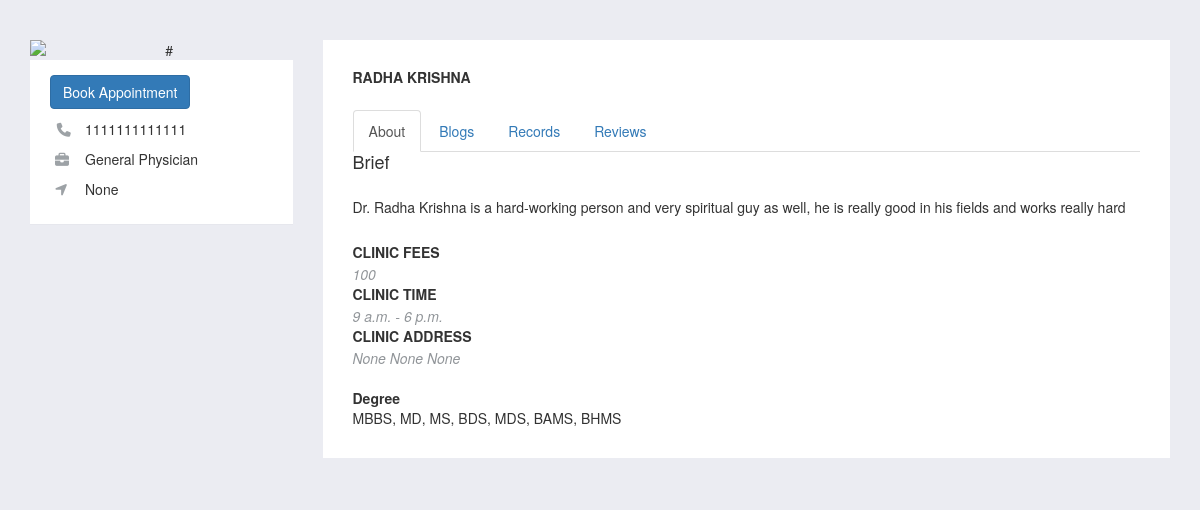
/home/doc_profile/3, run on the app's committed database.
### doctor/models.py (models this page shows, shortened)
class Doctor(models.Model):
    GENDER_CHOICES = (
        ("M", "Male"),
        ("F", "Female"),
        ("O", "Other"),
    )
    PATIENT = 1
    DOCTOR = 2
    ADMIN = 3
    ROLE_CHOICES = (
        (PATIENT, "Patient"),
        (DOCTOR, "Doctor"),
        (ADMIN, "Admin"),
    )
    role = models.PositiveSmallIntegerField(
        choices=ROLE_CHOICES, default=DOCTOR, null=True, blank=True
    )
    user = models.OneToOneField(User, on_delete=models.CASCADE)
    department = models.ForeignKey(Departments, on_delete=models.CASCADE)
    clinic = models.CharField(
        max_length=100, null=True, blank=True
    )  # if hospital is Null , then clinic jrur hoga, apply validation
    open_time = models.TimeField(
        default="09:00", help_text="09:00", null=True, blank=True
    )
    close_time = models.TimeField(
        default="15:00", help_text="09:00", null=True, blank=True
    )
    gender = models.CharField(
        max_length=1, choices=GENDER_CHOICES, null=True, blank=True
    )
    degree = models.ManyToManyField(Degree)
    fees = models.IntegerField(default=100, null=True, blank=True)
    mobile = models.CharField(max_length=20, null=False)
    date_of_birth = models.DateField(default="07/16/1997", null=True, blank=True)
    address = models.CharField(max_length=100, null=True, blank=True)
    city = models.CharField(max_length=100, null=True, blank=True)
    state = models.CharField(max_length=100, null=True, blank=True)
    rating = models.IntegerField(default=0)
    cnt = models.IntegerField(default=0)
    """
    profile_pic= models.ImageField(upload_to='profile_pic/DoctorProfilePic/',null=True,blank=True)
    """
    def __str__(self):
        return self.user.get_full_name()
    @property
    def get_rating(self):
        if self.cnt == 0:
            return 0
        return self.rating / self.cnt
    @property
    def get_degree(self):
        l = []
        for i in self.degree.all():
            l.append(i.name)
        return ", ".join(map(str, l))

class Degree(models.Model):
    name = models.CharField(max_length=100)

### home/models.py (models this page shows)
class Departments(models.Model):
    departments = [
        ("General Physician", "General Physician"),
        ("InfectiousDisease Physician", "InfectiousDisease Physician"),
        ("Anesthesiologists", "Anesthesiologists"),
        ("Pulmonologist", "Pulmonologist"),
        ("Cardiologist", "Cardiologist"),
        ("Neurologist", "Neurologist"),
        ("Allergists", "Allergists"),
        ("Dermatologists", "Dermatologists"),
        ("Ayurveda", "Ayurveda"),
        ("Homoeopath", "Homoeopath"),
        ("Dentist", "Dentist"),
    ]
    name = models.CharField(
        max_length=50, choices=departments, default="General Physician"
    )
    about = models.CharField(max_length=512, null=True, blank=True)
    url = models.URLField(
        max_length=250,
        default="https://www.imsanz.org.au/about-us/what-is-a-general-physician",
    )
    def __str__(self):
        return self.name

### doctor/views.py (the view)
# urls.py: path("doc_profile/<int:pk>", dv.doc_profile, name="doc_profile"),
def doc_profile(request, pk):
    doctor = Doctor.objects.get(id=pk)
    trecords = BookAppointment.objects.filter(doctor_id=pk).filter(
        appointment_date__gte=datetime.date.today()
    )
    for record in trecords:
        print(
            "LALALAL", record, record.patient_id, record.get_doctor, record.get_patient
        )
    today_appointment_cnt = len(
        BookAppointment.objects.filter(
            appointment_date__gte=datetime.date.today()
        ).filter(doctor_id=pk)
    )
    arecords = BookAppointment.objects.filter(doctor_id=pk)[::-1]
    reviews = Review.objects.all().filter(doctor_id=doctor.id)
    print("ALL REVIEWS", Review.objects.all())
    print("REVIEWS", reviews)
    try:
        status = request.GET["aor"]
        record_id = int(status[:-1])
        print("STATUS", status)
        record = BookAppointment.objects.get(id=record_id)
        if status[-1] == "a":
            print("BEFORE", record.status)
            record.status = 1
            record.save()
            print("AFTER", record.status)
        else:
            record.delete()
    except:
        status = None
    d = {
        "doctor": doctor,
        "trecords": trecords,
        "arecords": arecords,
        "today_appointment_cnt": today_appointment_cnt,
        "reviews": reviews,
    }
    return render(request, "doctor/doc_profile.html", d)

### templates/doctor/doc_profile.html (shortened to what this page needs)
{% load static %}
<!DOCTYPE html>
<html lang="en">
<head>
    <link href="https://netdna.bootstrapcdn.com/bootstrap/3.3.6/css/bootstrap.min.css" rel="stylesheet">
    <link href="{% static 'css/appointment_record_doc.css' %}" rel="stylesheet">
    <link href="https://maxcdn.bootstrapcdn.com/font-awesome/4.3.0/css/font-awesome.min.css" rel="stylesheet">
</head>
<body>
<div class="container">
	<div class="row">
		<div class="col-xs-12 col-md-4 col-lg-3">
			<div class="userProfileInfo">
				<div class="image text-center">
					<img src="https://bootdey.com/img/Content/avatar/avatar6.png" alt="#" class="img-responsive">
				</div>
				<div class="box">
					<div class="info">
                  <a class="btn btn-primary" href="{% url 'book_appointment_doc' doctor.id %}" role="button">Book Appointment</a>
						<span><i class="fa fa-fw fa-phone"></i>{{doctor.mobile}}</span>
						<span><i class="fa fa-briefcase"></i>{{doctor.department}}</span>
						<span><i class="fa fa-location-arrow"></i>{{doctor.address}}</span>
					</div>
				</div>
			</div>
		</div>
		<div class="col-xs-12 col-md-8 col-lg-9">
			<div class="box">
				<h2 class="boxTitle">{{doctor.user.first_name}} {{doctor.user.last_name}}</h2>
				<ul class="nav nav-tabs userProfileTabs" role="tablist">
					<li role="presentation" class="active"><a href="#tab-item-1" aria-controls="tab-item-1" role="tab" data-toggle="tab" aria-expanded="false">About</a></li>
					<li role="presentation" class=""><a href="#tab-item-2" aria-controls="tab-item-2" role="tab" data-toggle="tab" aria-expanded="true">Blogs</a></li>
					<li role="presentation" class=""><a href="#tab-item-3" aria-controls="tab-item-3" role="tab" data-toggle="tab" aria-expanded="false">Records</a></li>
					<li role="presentation" class=""><a href="#tab-item-4" aria-controls="tab-item-4" role="tab" data-toggle="tab" aria-expanded="false">Reviews</a></li>
				</ul>
				<div class="tab-content">
					<div role="tabpanel" class="tab-pane fade active in" id="tab-item-1">
						<div class="userProfileContent">
							<div class="i">
								<h2 class="boxHeadline">Brief</h2>
								<p>Dr. {{doctor}} is a hard-working person and very spiritual guy as well, he is really good in his fields and works really hard</p>
							</div>
							<div class="i">
								<ul class="simpleListings">
									<li>
                              <div class="title">Clinic Fees</div>
										<div class="info">{{doctor.fees}}</div>
                              <div class="title">Clinic Time</div>
										<div class="info">{{doctor.open_time}} - {{doctor.close_time}}</div>
										<div class="title">Clinic Address</div>
										<div class="info">{{doctor.address}} {{doctor.city}} {{doctor.state}}</div>
									</li>
								</ul>
							</div>
							<div class="i">
                        <div class="title"><b>Degree</b></div>
							{{doctor.get_degree}}
						</div>
						</div>
					</div>
                </div>
			</div>
		</div>
	</div>
</div>
</body>
</html>

### static/css/appointment_record_doc.css (style rules this page uses)
body { background: #f6f9fc; margin-top:20px; }
img { max-width: 100%; height: auto; }

### templates/doctor/doc_profile.html (style rules this page uses)
body { margin-top: 40px; min-height: 100%; background: #ebecf2; }
.userProfileInfo .image { position: relative }
.userProfileInfo .box { padding: 0 }
.userProfileInfo .box .info, .userProfileInfo .box .name, .userProfileInfo .box .socialIcons { padding: 15px 20px; border-bottom: 1px solid #e6e7ed }
.userProfileInfo .box .info>span { margin: 10px 0; display: block; padding: 0 0 0 35px; position: relative }
.userProfileInfo .box .info>span .fa { position: absolute; left: 5px; top: 4px; color: #9da2a6 }
.boxHeadline { margin: 0 0 25px 0; font-size: 18px; font-size: 1.8rem }
.boxTitle { font-size: 14px; font-size: 1.4rem; font-weight: 700; text-transform: uppercase; margin: 0 0 25px 0 }
.box { background: #fff; padding: 30px; margin: 0 0 24px 0 }
.simpleListings { padding: 0; margin: 0 }
.simpleListings li { list-style-type: none; padding: 0 0 20px 0; margin: 20px 0 0 0; border-bottom: 1px solid #e6e7ed; position: relative }
.simpleListings li:first-child { margin-top: 0 }
.simpleListings li:only-child { border-bottom: 0 }
.simpleListings li .title { font-size: 14px; font-size: 1.4rem; font-weight: 700; text-transform: uppercase; margin: 0 0 2px 0 }
.simpleListings li .info { color: #919599; font-style: italic }
@media (min-width: 992px) { .userProfileInfo .image img { width: 100%; } }

### data on the page
Doctor: mobile "1111111111111", department "General Physician", address "None", user.first_name "RADHA", user.last_name "KRISHNA", user.last_name "Radha Krishna", fees "100", open_time "9 a.m.", close_time "6 p.m.", city "None", state "None", get_degree "MBBS, MD, MS, BDS, MDS, BAMS, BHMS"
